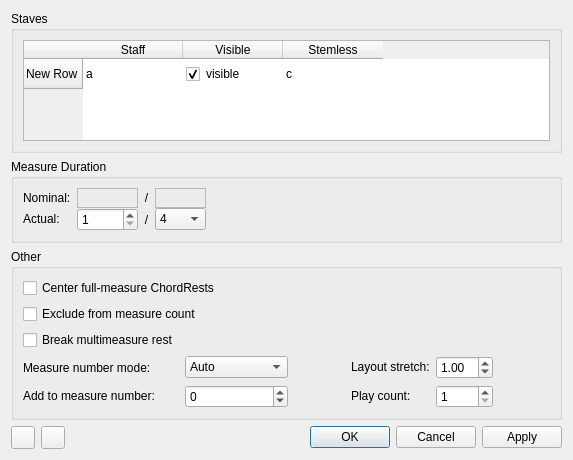
<?xml version="1.0" encoding="UTF-8"?>
<ui version="4.0">
 <class>MeasurePropertiesBase</class>
 <widget class="QDialog" name="MeasurePropertiesBase">
  <property name="windowModality">
   <enum>Qt::NonModal</enum>
  </property>
  <property name="geometry">
   <rect>
    <x>0</x>
    <y>0</y>
    <width>573</width>
    <height>460</height>
   </rect>
  </property>
  <property name="windowTitle">
   <string>Measure Properties</string>
  </property>
  <layout class="QVBoxLayout" name="verticalLayout_3">
   <item>
    <layout class="QHBoxLayout" name="horizontalLayout">
     <item>
      <layout class="QVBoxLayout" name="verticalLayout_2">
       <item>
        <widget class="QGroupBox" name="groupBox_3">
         <property name="title">
          <string>Staves</string>
         </property>
         <layout class="QVBoxLayout" name="verticalLayout">
          <item>
           <widget class="QTableWidget" name="staves">
            <property name="alternatingRowColors">
             <bool>true</bool>
            </property>
            <property name="selectionMode">
             <enum>QAbstractItemView::NoSelection</enum>
            </property>
            <property name="selectionBehavior">
             <enum>QAbstractItemView::SelectRows</enum>
            </property>
            <property name="showGrid">
             <bool>false</bool>
            </property>
            <property name="cornerButtonEnabled">
             <bool>false</bool>
            </property>
            <row>
             <property name="text">
              <string>New Row</string>
             </property>
            </row>
            <column>
             <property name="text">
              <string>Staff</string>
             </property>
            </column>
            <column>
             <property name="text">
              <string>Visible</string>
             </property>
            </column>
            <column>
             <property name="text">
              <string>Stemless</string>
             </property>
            </column>
            <item row="0" column="0">
             <property name="text">
              <string>a</string>
             </property>
             <property name="checkState">
              <enum>Unchecked</enum>
             </property>
             <property name="flags">
              <set>ItemIsSelectable|ItemIsEnabled</set>
             </property>
            </item>
            <item row="0" column="1">
             <property name="text">
              <string>visible</string>
             </property>
             <property name="checkState">
              <enum>Checked</enum>
             </property>
            </item>
            <item row="0" column="2">
             <property name="text">
              <string>c</string>
             </property>
             <property name="checkState">
              <enum>Unchecked</enum>
             </property>
            </item>
           </widget>
          </item>
         </layout>
        </widget>
       </item>
       <item>
        <widget class="QGroupBox" name="groupBox">
         <property name="title">
          <string>Measure Duration</string>
         </property>
         <layout class="QGridLayout">
          <property name="verticalSpacing">
           <number>0</number>
          </property>
          <item row="0" column="0">
           <widget class="QLabel" name="label">
            <property name="sizePolicy">
             <sizepolicy hsizetype="Preferred" vsizetype="Fixed">
              <horstretch>0</horstretch>
              <verstretch>0</verstretch>
             </sizepolicy>
            </property>
            <property name="text">
             <string>Nominal:</string>
            </property>
           </widget>
          </item>
          <item row="0" column="3">
           <widget class="QLabel" name="label_3">
            <property name="text">
             <string>/</string>
            </property>
            <property name="alignment">
             <set>Qt::AlignCenter</set>
            </property>
           </widget>
          </item>
          <item row="1" column="0">
           <widget class="QLabel" name="label_2">
            <property name="sizePolicy">
             <sizepolicy hsizetype="Preferred" vsizetype="Fixed">
              <horstretch>0</horstretch>
              <verstretch>0</verstretch>
             </sizepolicy>
            </property>
            <property name="text">
             <string>Actual:</string>
            </property>
           </widget>
          </item>
          <item row="1" column="1" colspan="2">
           <widget class="QSpinBox" name="actualZ">
            <property name="minimum">
             <number>1</number>
            </property>
            <property name="maximum">
             <number>10000</number>
            </property>
           </widget>
          </item>
          <item row="1" column="3">
           <widget class="QLabel" name="label_4">
            <property name="text">
             <string>/</string>
            </property>
            <property name="alignment">
             <set>Qt::AlignCenter</set>
            </property>
           </widget>
          </item>
          <item row="0" column="6">
           <spacer>
            <property name="orientation">
             <enum>Qt::Horizontal</enum>
            </property>
            <property name="sizeHint" stdset="0">
             <size>
              <width>40</width>
              <height>20</height>
             </size>
            </property>
           </spacer>
          </item>
          <item row="1" column="4" colspan="2">
           <widget class="QComboBox" name="actualN">
            <property name="currentIndex">
             <number>2</number>
            </property>
            <item>
             <property name="text">
              <string>1</string>
             </property>
            </item>
            <item>
             <property name="text">
              <string>2</string>
             </property>
            </item>
            <item>
             <property name="text">
              <string>4</string>
             </property>
            </item>
            <item>
             <property name="text">
              <string>8</string>
             </property>
            </item>
            <item>
             <property name="text">
              <string>16</string>
             </property>
            </item>
            <item>
             <property name="text">
              <string>32</string>
             </property>
            </item>
            <item>
             <property name="text">
              <string>64</string>
             </property>
            </item>
            <item>
             <property name="text">
              <string>128</string>
             </property>
            </item>
           </widget>
          </item>
          <item row="0" column="4" colspan="2">
           <widget class="QLabel" name="nominalN">
            <property name="autoFillBackground">
             <bool>false</bool>
            </property>
            <property name="frameShape">
             <enum>QFrame::StyledPanel</enum>
            </property>
            <property name="frameShadow">
             <enum>QFrame::Sunken</enum>
            </property>
            <property name="text">
             <string/>
            </property>
           </widget>
          </item>
          <item row="0" column="1" colspan="2">
           <widget class="QLabel" name="nominalZ">
            <property name="autoFillBackground">
             <bool>false</bool>
            </property>
            <property name="frameShape">
             <enum>QFrame::StyledPanel</enum>
            </property>
            <property name="frameShadow">
             <enum>QFrame::Sunken</enum>
            </property>
            <property name="text">
             <string notr="true"/>
            </property>
           </widget>
          </item>
         </layout>
        </widget>
       </item>
       <item>
        <widget class="QGroupBox" name="groupBox_2">
         <property name="sizePolicy">
          <sizepolicy hsizetype="Preferred" vsizetype="Expanding">
           <horstretch>0</horstretch>
           <verstretch>0</verstretch>
          </sizepolicy>
         </property>
         <property name="minimumSize">
          <size>
           <width>0</width>
           <height>0</height>
          </size>
         </property>
         <property name="title">
          <string>Other</string>
         </property>
         <layout class="QGridLayout" name="gridLayout1">
          <property name="horizontalSpacing">
           <number>6</number>
          </property>
          <item row="6" column="4">
           <widget class="QSpinBox" name="count">
            <property name="sizePolicy">
             <sizepolicy hsizetype="Preferred" vsizetype="Fixed">
              <horstretch>0</horstretch>
              <verstretch>0</verstretch>
             </sizepolicy>
            </property>
            <property name="minimum">
             <number>1</number>
            </property>
            <property name="maximum">
             <number>9999</number>
            </property>
           </widget>
          </item>
          <item row="5" column="0">
           <widget class="QLabel" name="label_9">
            <property name="text">
             <string>Measure number mode:</string>
            </property>
           </widget>
          </item>
          <item row="5" column="3">
           <widget class="QLabel" name="label_8">
            <property name="sizePolicy">
             <sizepolicy hsizetype="Preferred" vsizetype="Fixed">
              <horstretch>0</horstretch>
              <verstretch>0</verstretch>
             </sizepolicy>
            </property>
            <property name="toolTip">
             <string>Layout stretch factor</string>
            </property>
            <property name="text">
             <string>Layout stretch:</string>
            </property>
           </widget>
          </item>
          <item row="6" column="0">
           <widget class="QLabel" name="label_7">
            <property name="sizePolicy">
             <sizepolicy hsizetype="Preferred" vsizetype="Fixed">
              <horstretch>0</horstretch>
              <verstretch>0</verstretch>
             </sizepolicy>
            </property>
            <property name="text">
             <string>Add to measure number:</string>
            </property>
           </widget>
          </item>
          <item row="5" column="1">
           <widget class="QComboBox" name="measureNumberMode">
            <item>
             <property name="text">
              <string>Auto</string>
             </property>
            </item>
            <item>
             <property name="text">
              <string>Always Show</string>
             </property>
            </item>
            <item>
             <property name="text">
              <string>Always Hide</string>
             </property>
            </item>
           </widget>
          </item>
          <item row="5" column="5">
           <spacer name="horizontalSpacer_2">
            <property name="orientation">
             <enum>Qt::Horizontal</enum>
            </property>
            <property name="sizeHint" stdset="0">
             <size>
              <width>40</width>
              <height>20</height>
             </size>
            </property>
           </spacer>
          </item>
          <item row="6" column="1">
           <widget class="QSpinBox" name="measureNumberOffset">
            <property name="sizePolicy">
             <sizepolicy hsizetype="Preferred" vsizetype="Fixed">
              <horstretch>0</horstretch>
              <verstretch>0</verstretch>
             </sizepolicy>
            </property>
            <property name="minimum">
             <number>-9999</number>
            </property>
            <property name="maximum">
             <number>9999</number>
            </property>
           </widget>
          </item>
          <item row="2" column="0" colspan="2">
           <widget class="QCheckBox" name="irregular">
            <property name="toolTip">
             <string>Do not count</string>
            </property>
            <property name="text">
             <string>Exclude from measure count</string>
            </property>
           </widget>
          </item>
          <item row="5" column="2">
           <spacer name="horizontalSpacer">
            <property name="orientation">
             <enum>Qt::Horizontal</enum>
            </property>
            <property name="sizeHint" stdset="0">
             <size>
              <width>40</width>
              <height>20</height>
             </size>
            </property>
           </spacer>
          </item>
          <item row="5" column="4">
           <widget class="QDoubleSpinBox" name="layoutStretch">
            <property name="sizePolicy">
             <sizepolicy hsizetype="Preferred" vsizetype="Fixed">
              <horstretch>0</horstretch>
              <verstretch>0</verstretch>
             </sizepolicy>
            </property>
            <property name="minimum">
             <double>0.000000000000000</double>
            </property>
            <property name="singleStep">
             <double>0.100000000000000</double>
            </property>
            <property name="value">
             <double>1.000000000000000</double>
            </property>
           </widget>
          </item>
          <item row="6" column="3">
           <widget class="QLabel" name="labelCount">
            <property name="sizePolicy">
             <sizepolicy hsizetype="Preferred" vsizetype="Fixed">
              <horstretch>0</horstretch>
              <verstretch>0</verstretch>
             </sizepolicy>
            </property>
            <property name="text">
             <string>Play count:</string>
            </property>
           </widget>
          </item>
          <item row="1" column="0" colspan="2">
           <widget class="QCheckBox" name="centerSingleChord">
            <property name="text">
             <string>Center full-measure ChordRests</string>
            </property>
           </widget>
          </item>
          <item row="3" column="0">
           <widget class="QCheckBox" name="breakMultiMeasureRest">
            <property name="text">
             <string>Break multimeasure rest</string>
            </property>
           </widget>
          </item>
         </layout>
        </widget>
       </item>
       <item>
        <layout class="QHBoxLayout" name="horizontalLayout_2">
         <property name="topMargin">
          <number>0</number>
         </property>
         <property name="bottomMargin">
          <number>0</number>
         </property>
         <item>
          <widget class="QToolButton" name="previousButton">
           <property name="sizePolicy">
            <sizepolicy hsizetype="Fixed" vsizetype="Preferred">
             <horstretch>0</horstretch>
             <verstretch>0</verstretch>
            </sizepolicy>
           </property>
           <property name="toolTip">
            <string>Apply and go to previous measure</string>
           </property>
           <property name="text">
            <string notr="true"/>
           </property>
           <property name="icon">
            <iconset resource="musescore.qrc">
             <normaloff>:/data/icons/go-previous.svg</normaloff>:/data/icons/go-previous.svg</iconset>
           </property>
          </widget>
         </item>
         <item>
          <widget class="QToolButton" name="nextButton">
           <property name="sizePolicy">
            <sizepolicy hsizetype="Fixed" vsizetype="Preferred">
             <horstretch>0</horstretch>
             <verstretch>0</verstretch>
            </sizepolicy>
           </property>
           <property name="toolTip">
            <string>Apply and go to next measure</string>
           </property>
           <property name="text">
            <string notr="true"/>
           </property>
           <property name="icon">
            <iconset resource="musescore.qrc">
             <normaloff>:/data/icons/go-next.svg</normaloff>:/data/icons/go-next.svg</iconset>
           </property>
          </widget>
         </item>
         <item>
          <widget class="QDialogButtonBox" name="buttonBox">
           <property name="orientation">
            <enum>Qt::Horizontal</enum>
           </property>
           <property name="standardButtons">
            <set>QDialogButtonBox::Apply|QDialogButtonBox::Cancel|QDialogButtonBox::Ok</set>
           </property>
          </widget>
         </item>
        </layout>
       </item>
      </layout>
     </item>
    </layout>
   </item>
  </layout>
 </widget>
 <tabstops>
  <tabstop>staves</tabstop>
  <tabstop>actualZ</tabstop>
  <tabstop>actualN</tabstop>
  <tabstop>irregular</tabstop>
  <tabstop>measureNumberMode</tabstop>
  <tabstop>layoutStretch</tabstop>
  <tabstop>measureNumberOffset</tabstop>
  <tabstop>count</tabstop>
  <tabstop>previousButton</tabstop>
  <tabstop>nextButton</tabstop>
 </tabstops>
 <resources>
  <include location="musescore.qrc"/>
 </resources>
 <connections>
  <connection>
   <sender>buttonBox</sender>
   <signal>accepted()</signal>
   <receiver>MeasurePropertiesBase</receiver>
   <slot>accept()</slot>
   <hints>
    <hint type="sourcelabel">
     <x>248</x>
     <y>254</y>
    </hint>
    <hint type="destinationlabel">
     <x>157</x>
     <y>274</y>
    </hint>
   </hints>
  </connection>
  <connection>
   <sender>buttonBox</sender>
   <signal>rejected()</signal>
   <receiver>MeasurePropertiesBase</receiver>
   <slot>reject()</slot>
   <hints>
    <hint type="sourcelabel">
     <x>316</x>
     <y>260</y>
    </hint>
    <hint type="destinationlabel">
     <x>286</x>
     <y>274</y>
    </hint>
   </hints>
  </connection>
 </connections>
</ui>
